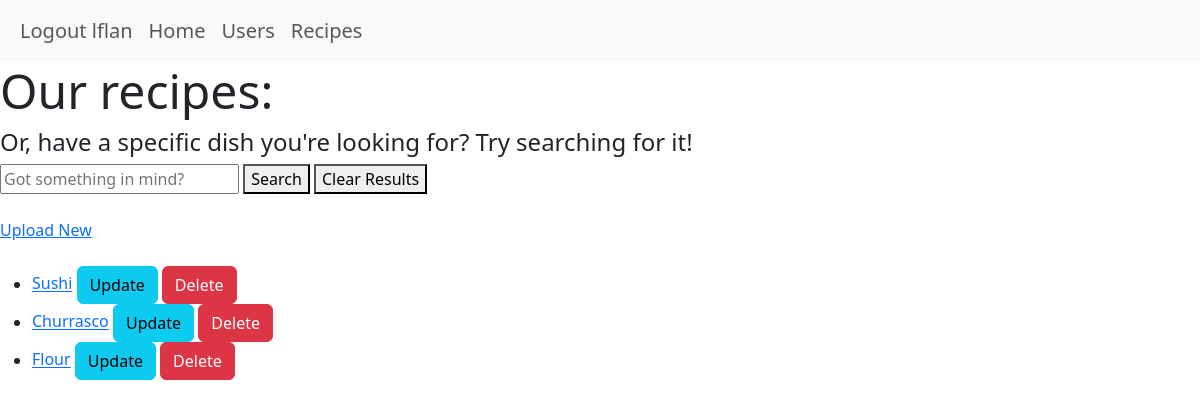
Page /recipes/ (signed in) on the committed database.
### recipe_app/models.py (models this page shows, shortened)
class Recipe(models.Model):
    name = models.CharField(max_length = 20, null = True)
    short_desc = models.CharField(max_length = 414, null = True)
    instruction = models.CharField(max_length = 3000, null = True)
    ingredients = models.CharField(max_length = 2000, null = True)
    chef = models.ForeignKey(Chef,  on_delete=models.CASCADE, default = None, null=True)
    recipe_image = models.ImageField(null=True, blank=True, upload_to="images/")
    def get_absolute_url(self):
        return reverse('recipe-detail', args=[str(self.id)])

### recipe_app/views.py (the view)
# urls.py: path('recipes/', views.RecipeListView.as_view(), name = 'recipes'),
class RecipeListView(generic.ListView):
   model = Recipe

### recipe_app/templates/recipe_app/recipe_list.html (shortened to what this page needs)
{% extends 'recipe_app/base_template.html' %}
{% block content %}
<h2 class = "display-5">Our recipes:</h2>
<h4>Or, have a specific dish you're looking for? Try searching for it!</h4>
<input type = "text" id = "form1" placeholder = "Got something in mind?", aria-label = "Got something in mind?" >
<button id = "searchbutton" title = 'Search' onclick = "lookfor()">Search</button>
<button id = "clear button" title = "Clear Results" onclick = "document.getElementById('form1').value = ''; clearResults()">Clear Results</button>
<a href="{% url 'create_recipe' %}" title = "Create a new recipe">Upload New</a>
{% if recipe_list %}
<ul id = "myUL">
    {% for recipe in recipe_list %}
    <li>
        <a href = "{{ recipe.get_absolute_url }}" title = "{{recipe.name}}'s recipe">{{ recipe.name }}</a>
            <span class="pull-right">
                <a href="{% url 'update_recipe' recipe.id %}" type="button" class="btn btn-small btn-info">Update</a>
                <form action="{% url 'delete_recipe' recipe.id %}" method="post" style="display: inline;">
                        <button type="submit" class="btn btn-danger btn-small">Delete
                </button>
        </form>
     </span>
    </li>
    {% endfor %}
</ul>
{% else %}
<p>Looks like there aren't any recipes right now. Check back later.</p>
{% endif %}
{% endblock %}

### recipe_app/templates/recipe_app/base_template.html (shortened to what this page needs)
{% load static %}
<!DOCTYPE html>
<html lang="en">
<head>
{% load bootstrap5 %}
{% bootstrap_css %}
</head>
<body>
<nav class="navbar navbar-expand-lg navbar-light bg-light lead">
<div class="container-fluid">
<div class="collapse navbar-collapse" id="navbarNavAltMarkup">
<div class="navbar-nav">
{% if user.is_authenticated %}
    <a class="nav-link" href="{% url 'logout' %}?next={{ request.path }}">Logout {{user}}</a>
{% else %}
    <a class="nav-link" href="{% url 'login' %}?next={{ request.path }}">Login</a>
{% endif %}
<a class="nav-link" href="{% url 'index' %}" title = "Go Back to Welcome Page">Home</a>
<a class="nav-link" href="{% url 'chefs' %}" title = "See our Users">Users</a>
<a class="nav-link" href="{% url 'recipes' %}" title = "Browse our List of Recipes">Recipes</a>
</div>
</div>
</div>
</nav>
{% block content %}{% endblock %}
</body>

### rows in the picture
Recipe: name "Sushi"
Recipe: name "Churrasco"
Recipe: name "Flour"

### other values in the picture
{{ user }} "lflan"
